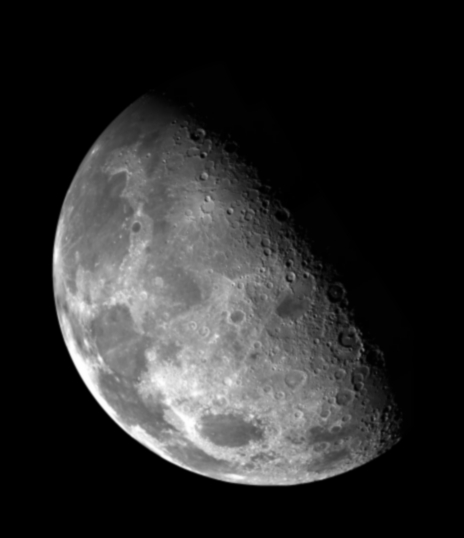
#> input picture 实验/数图第一次编程作业/a.jpg, 464 x 538 px
$ python '直方图均衡化.py'
#> lines starting #> are read from the running program, lines starting #| are printed output that depends on the picture
#> further down, image_a is the input picture: PIL image 464x538 L; min 0, max 255, mean 42.6
import numpy as np
import matplotlib.pyplot as plt
from PIL import Image

font = {'family': 'MicroSoft YaHei',
        'weight': 'bold',
        'size': 'larger'}
(plt.rc("font", family='MicroSoft YaHei', weight="bold"))


def compute_histogram(image):
    # 计算灰度直方图
    hist = np.zeros(256)
    for pixel in image.ravel():
        hist[pixel] += 1
#> after the loop, hist = 256 values, max 141440 at index 0, min 4 at index 255, mean 975.1
    hist = hist / hist.sum()
#> hist = 256 values, max 0.567 at index 0, min 1.6e-05 at index 255, mean 0.00391
    return hist


def histogram_equalization(image):
    # 直方图均衡化
    hist = compute_histogram(image)
    cdf = hist.cumsum()  # 累积分布函数
#> cdf = 256 values from 0.567 to 1
    cdf_normalized = (cdf - cdf.min()) * 255 / (cdf.max() - cdf.min())
#> cdf_normalized = 256 values from 0 to 255
    cdf_normalized = cdf_normalized.astype('uint8')

    equalized_image = cdf_normalized[image]
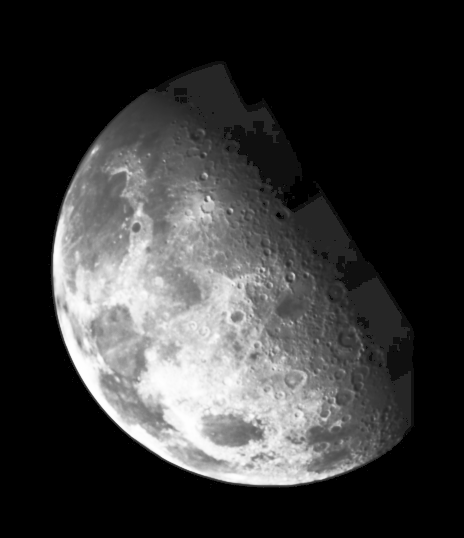
#> equalized_image: shape (538, 464); min 0, max 255, mean 55.9
    return equalized_image, cdf_normalized


# 加载图像a
image_a = Image.open("a.jpg").convert("L")
image_a = np.array(image_a)

# 直方图均衡化
equalized_image, equalized_cdf = histogram_equalization(image_a)
#> equalized_cdf = 256 values from 0 to 255

# 绘制结果
fig, axs = plt.subplots(2, 3, figsize=(15, 10))
axs[0, 0].imshow(image_a, cmap='gray')
axs[0, 0].set_title('原始图像')

original_hist = compute_histogram(image_a)
#> original_hist has the same summary as hist in compute_histogram
axs[0, 1].bar(range(256), original_hist)
axs[0, 1].set_title('图像直方图')
axs[0, 1].set_ylim(0, 0.6)
axs[0, 1].set_xticks([0, 63, 127, 191, 255])

axs[0, 2].plot(equalized_cdf, color='red')
axs[0, 2].set_title('直方图均衡变换')

equalized_hist = compute_histogram(equalized_image)
#> equalized_hist = 256 values, max 0.567 at index 0, min 0 at index 1, mean 0.00391
axs[1, 0].imshow(equalized_image, cmap='gray')
axs[1, 0].set_title('直方图均衡化后的图像')

axs[1, 1].bar(range(256), equalized_hist)
axs[1, 1].set_title('均衡化后的图像直方图')
axs[1, 1].set_xticks([0, 63, 127, 191, 255])
axs[1, 1].set_yticks([0, 0.1, 0.2, 0.3, 0.4, 0.5, 0.6])

axs[1, 2].axis('off')

plt.show()
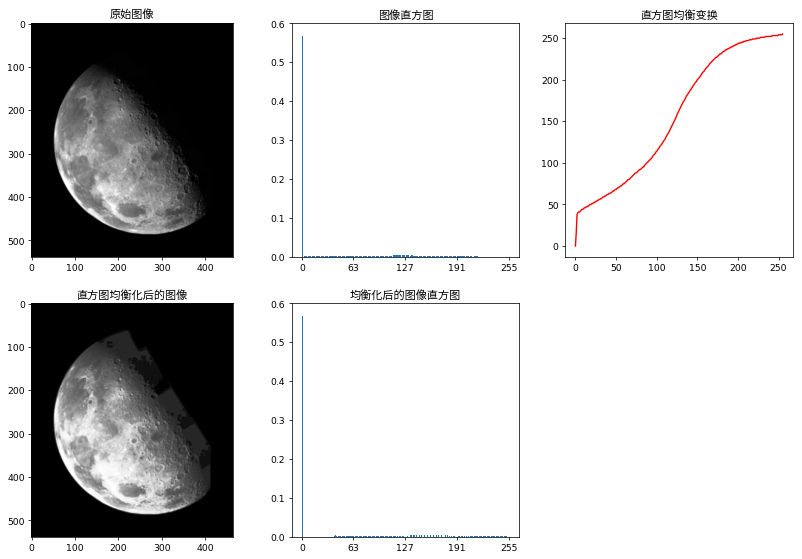
#> figure drawn by matplotlib, 5 panels; panel 2: tallest bar 0.567 high, from x = -0.4 to 0.4; panel 3: curve peaks at x = 255, y = 255; panel 5: tallest bar 0.567 high, from x = -0.4 to 0.4

$ run again, with 实验/数图第一次编程作业/b.jpg copied over 实验/数图第一次编程作业/a.jpg
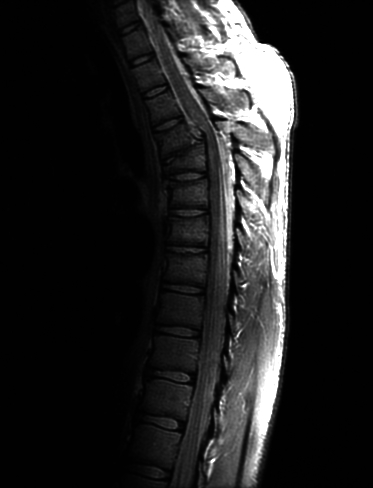
#> input picture 实验/数图第一次编程作业/b.jpg, 373 x 488 px
#> image_a is the input picture: PIL image 373x488 L; min 0, max 255, mean 32.6
#> the loop in compute_histogram, `for pixel in image.ravel():` made 182024 passes
#> pixel on passes 3 to 5: 1, 0, 0
#> after the loop in compute_histogram, `for pixel in image.ravel():`: hist = 256 values, max 102029 at index 1, min 1 at index 217, mean 711
#> in compute_histogram, `hist = hist / hist.sum()`: hist = 256 values, max 0.561 at index 1, min 5.49e-06 at index 217, mean 0.00391
#> cdf = 256 values from 0.0123 to 1
#> cdf_normalized = 256 values from 0 to 255
#> in histogram_equalization, `equalized_image = cdf_normalized[image]`:
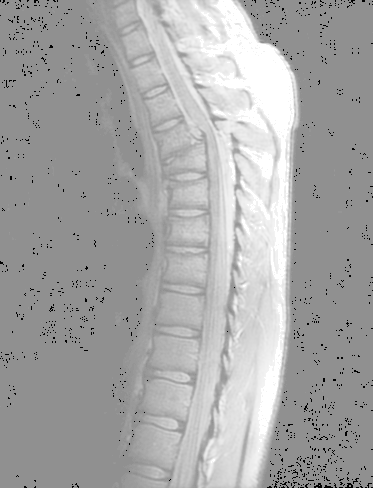
#> equalized_image: shape (488, 373); min 0, max 255, mean 166.4
#> the loop in compute_histogram (call 2), `for pixel in image.ravel():` made 182024 passes
#> original_hist has the same summary as hist in compute_histogram
#> equalized_hist = 256 values, max 0.561 at index 144, min 0 at index 1, mean 0.00391
